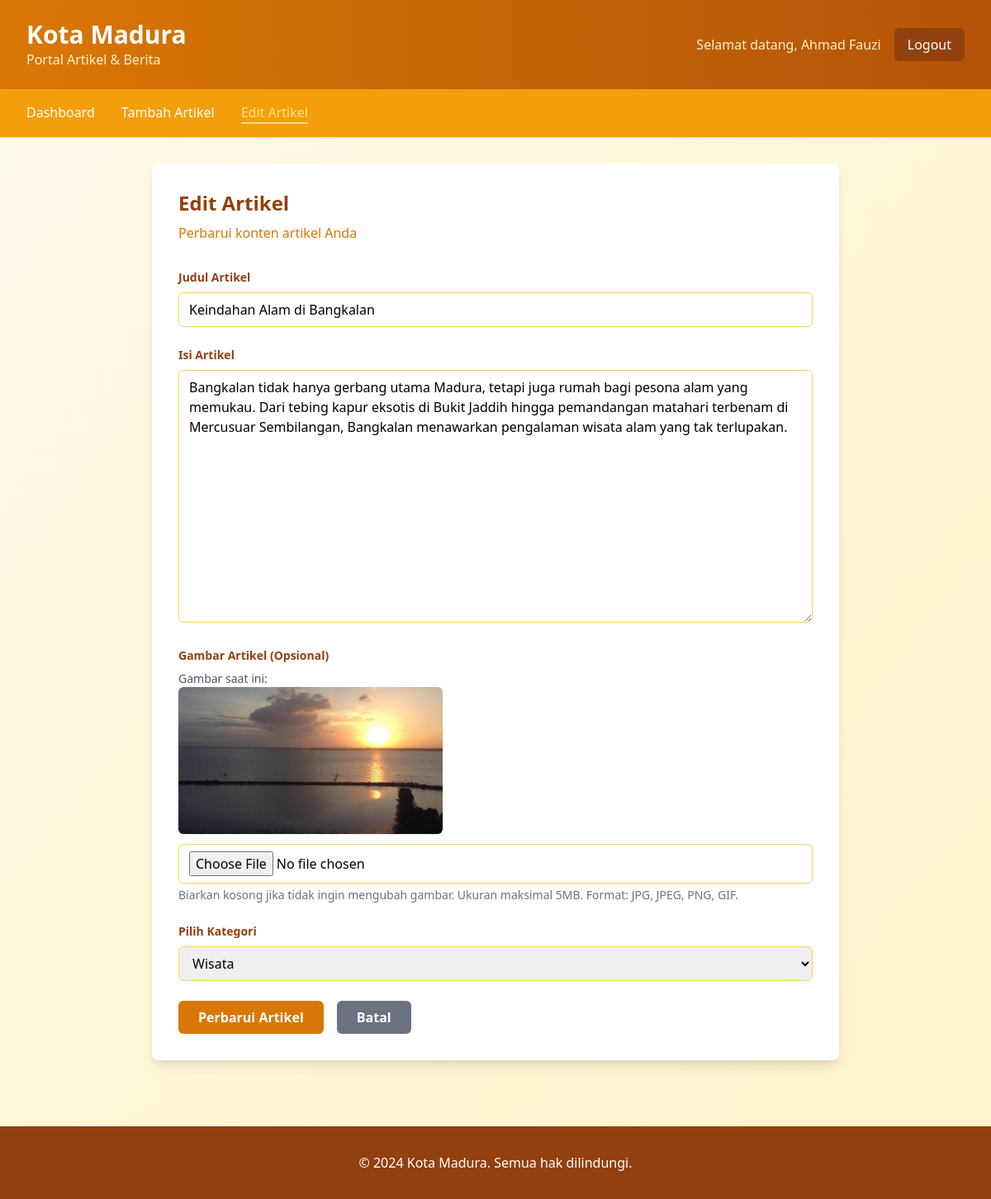
Page /edit_artikel.php?id=1 (signed in) on the committed database.
### tables this page shows
CREATE TABLE `artikel` (
  `id` int UNSIGNED NOT NULL,
  `tanggal` date NOT NULL,
  `judul` varchar(255) NOT NULL,
  `isi` text NOT NULL,
  `gambar` varchar(255) DEFAULT NULL
);

CREATE TABLE `artikel_kategori` (
  `id_artikel` int UNSIGNED NOT NULL,
  `id_kategori` int UNSIGNED NOT NULL
);

CREATE TABLE `kategori` (
  `id` int UNSIGNED NOT NULL,
  `nama` varchar(100) NOT NULL,
  `deskripsi` text
);

### edit_artikel.php (the view, shortened to what this page needs)
<?php
require_once 'koneksi.php';
$artikel = null;
$kategori_terpilih_id = 0;
$all_categories = [];
$penulis_id = $_SESSION['penulis_id'];
$artikel_id = isset($_GET['id']) ? (int)$_GET['id'] : 0;
try {
    $stmt_kategori = $pdo->prepare("SELECT id, nama FROM kategori ORDER BY nama ASC");
    $stmt_kategori->execute();
    $all_categories = $stmt_kategori->fetchAll(PDO::FETCH_ASSOC);
} catch (PDOException $e) {
    $error = 'Terjadi kesalahan saat mengambil daftar kategori!';
}
if ($artikel_id > 0) {
    try {
        $stmt = $pdo->prepare("
            SELECT
                a.*,
                ap.id_penulis,
                ak.id_kategori
            FROM artikel a
            JOIN artikel_penulis ap ON a.id = ap.id_artikel  -- Koreksi nama kolom
            LEFT JOIN artikel_kategori ak ON a.id = ak.id_artikel -- Ambil kategori terkait (LEFT JOIN karena mungkin belum ada kategori)
            WHERE a.id = :artikel_id AND ap.id_penulis = :penulis_id
        ");
        $stmt->bindParam(':artikel_id', $artikel_id, PDO::PARAM_INT);
        $stmt->bindParam(':penulis_id', $penulis_id, PDO::PARAM_INT);
        $stmt->execute();
        $artikel = $stmt->fetch(PDO::FETCH_ASSOC);
        if (isset($artikel['id_kategori'])) {
            $kategori_terpilih_id = (int)$artikel['id_kategori'];
        }
    } catch (PDOException $e) {
        $error = 'Terjadi kesalahan saat mengambil data artikel!';
        $artikel = null;
    }
} else {
    header('Location: index.php');
    exit("ID artikel tidak valid.");
}
?>
<!DOCTYPE html>
<html lang="id">
<head>
    <link rel="stylesheet" href="https://cdn.jsdelivr.net/npm/tailwindcss@2.2.19/dist/tailwind.min.css">
</head>
<body class="bg-gradient-to-br from-yellow-50 to-yellow-100 min-h-screen">
    <header class="bg-gradient-to-r from-yellow-600 to-yellow-700 shadow-lg">
        <div class="max-w-7xl mx-auto px-4 sm:px-6 lg:px-8">
            <div class="flex justify-between items-center py-6">
                <div>
                    <h1 class="text-3xl font-bold text-white">Kota Madura</h1>
                    <p class="text-yellow-100">Portal Artikel & Berita</p>
                </div>
                <div class="flex items-center space-x-4">
                    <span class="text-yellow-100">Selamat datang, <?php echo htmlspecialchars($_SESSION['penulis_nama']); ?></span>
                    <a href="index.php?logout=1" class="bg-yellow-800 hover:bg-yellow-900 text-white px-4 py-2 rounded-md transition duration-300">
                        Logout
                    </a>
                </div>
            </div>
        </div>
    </header>
    <nav class="bg-yellow-500 shadow">
        <div class="max-w-7xl mx-auto px-4 sm:px-6 lg:px-8">
            <div class="flex space-x-8 py-4">
                <a href="index.php" class="text-white font-medium hover:text-yellow-200 transition duration-300">Dashboard</a>
                <a href="tambah_artikel.php" class="text-white font-medium hover:text-yellow-200 transition duration-300">Tambah Artikel</a>
                <span class="text-yellow-200 font-medium border-b-2 border-yellow-200">Edit Artikel</span>
            </div>
        </div>
    </nav>
    <main class="max-w-4xl mx-auto px-4 sm:px-6 lg:px-8 py-8">
        <div class="bg-white rounded-lg shadow-lg p-8">
            <div class="mb-8">
                <h2 class="text-2xl font-bold text-yellow-800 mb-2">Edit Artikel</h2>
                <p class="text-yellow-600">Perbarui konten artikel Anda</p>
            </div>
            <?php if ($artikel): ?>
                <form method="POST" action="" enctype="multipart/form-data">
                    <div class="mb-6">
                        <label for="judul" class="block text-yellow-800 text-sm font-bold mb-2">Judul Artikel</label>
                        <input type="text" id="judul" name="judul" required
                               class="w-full px-3 py-2 border border-yellow-300 rounded-md focus:outline-none focus:ring-2 focus:ring-yellow-500 focus:border-transparent"
                               placeholder="Masukkan judul artikel yang menarik..."
                               value="<?php echo htmlspecialchars($artikel['judul']); ?>">
                    </div>
                    <div class="mb-6">
                        <label for="isi" class="block text-yellow-800 text-sm font-bold mb-2">Isi Artikel</label>
                        <textarea id="isi" name="isi" rows="12" required
                                  class="w-full px-3 py-2 border border-yellow-300 rounded-md focus:outline-none focus:ring-2 focus:ring-yellow-500 focus:border-transparent resize-vertical"
                                  placeholder="Tulis konten artikel di sini..."><?php echo htmlspecialchars($artikel['isi']); ?></textarea>
                    </div>
                    <div class="mb-6">
                        <label for="gambar" class="block text-yellow-800 text-sm font-bold mb-2">Gambar Artikel (Opsional)</label>
                        <?php if (!empty($artikel['gambar'])): ?>
                            <div class="mb-3">
                                <p class="text-gray-600 text-sm">Gambar saat ini:</p>
                                <img src="assets/image/<?php echo htmlspecialchars($artikel['gambar']); ?>" alt="Gambar Artikel" class="max-w-xs h-auto rounded-md shadow-sm">
                            </div>
                        <?php endif; ?>
                        <input type="file" id="gambar" name="gambar"
                               class="w-full px-3 py-2 border border-yellow-300 rounded-md focus:outline-none focus:ring-2 focus:ring-yellow-500 focus:border-transparent">
                        <p class="text-gray-500 text-sm mt-1">Biarkan kosong jika tidak ingin mengubah gambar. Ukuran maksimal 5MB. Format: JPG, JPEG, PNG, GIF.</p>
                    </div>
                    <div class="mb-6">
                        <label for="kategori_id" class="block text-yellow-800 text-sm font-bold mb-2">Pilih Kategori</label>
                        <select id="kategori_id" name="kategori_id" required
                                class="w-full px-3 py-2 border border-yellow-300 rounded-md focus:outline-none focus:ring-2 focus:ring-yellow-500 focus:border-transparent">
                            <?php
                            $current_selected_category_id = isset($_POST['kategori_id']) ? (int)$_POST['kategori_id'] : $kategori_terpilih_id;
                            ?>
                            <?php foreach ($all_categories as $category): ?>
                                <option value="<?php echo $category['id']; ?>"
                                    <?php echo ($category['id'] == $current_selected_category_id) ? 'selected' : ''; ?>>
                                    <?php echo htmlspecialchars($category['nama']); ?>
                                </option>
                            <?php endforeach; ?>
                        </select>
                    </div>
                    <div class="flex space-x-4">
                        <button type="submit"
                                class="bg-yellow-600 hover:bg-yellow-700 text-white font-bold py-2 px-6 rounded-md transition duration-300">
                            Perbarui Artikel
                        </button>
                        <a href="index.php"
                           class="bg-gray-500 hover:bg-gray-600 text-white font-bold py-2 px-6 rounded-md transition duration-300 inline-block">
                            Batal
                        </a>
                    </div>
                </form>
            <?php else: ?>
                <p class="text-red-700">Gagal memuat artikel untuk diedit. Pastikan ID artikel valid dan Anda memiliki izin untuk mengeditnya.</p>
            <?php endif; ?>
        </div>
    </main>
    <footer class="bg-yellow-800 text-white mt-12">
        <div class="max-w-7xl mx-auto px-4 sm:px-6 lg:px-8 py-8">
            <div class="text-center">
                <p>&copy; 2024 Kota Madura. Semua hak dilindungi.</p>
            </div>
        </div>
    </footer>
</body>
</html>

### rows in the picture
artikel: judul "Keindahan Alam di Bangkalan", isi "Bangkalan tidak hanya gerbang utama Madura, tetapi juga rumah bagi pesona alam yang memukau. Dari tebing kapur eksotis di Bukit Jaddih hingga pemandangan matahari terbenam di Mercusuar Sembilangan, Bangkalan menawarkan pengalaman wisata alam yang tak terlupakan.", gambar (picture)
artikel_kategori: kategori_id "Wisata"

### other values in the picture
$_SESSION['penulis_nama'] "Ahmad Fauzi"
